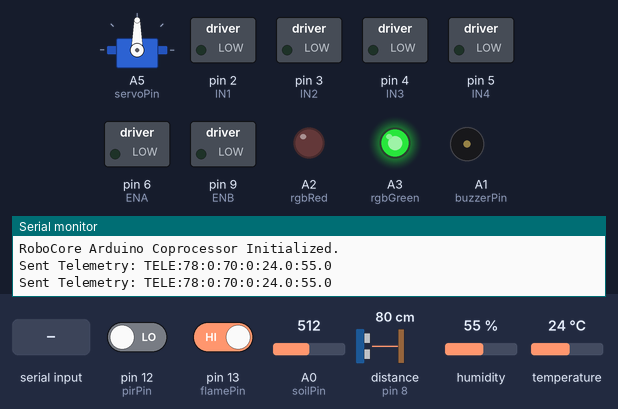
The sketch below on a simulated Arduino Uno, built with avr-gcc and run on an emulated ATmega328P. On the bench: servo, switched loads named in the sketch (green lamp = pin HIGH), output pins drawn as LEDs (lit = HIGH), buzzer (waves = sounding, pin HIGH), the last lines printed to the serial monitor. Wiring (inferred from the names in the program): ultrasonic range finder: trigger pin 7; echo pin 8. The inputs (shaded band) are chosen by the test bench; at power-on: pin 12 (pirPin) LOW, pin 13 (flamePin) HIGH, A0 (soilPin) = 512, distance to the obstacle (sensor on pin 8) 80 cm, humidity 55 %, temperature 24 °C. The echo pulse lasts 58.3 µs per cm; pins used as bus, display or sensor lines are not drawn.

Above: at 1.3 s.
1.4 s: "SERVO:1\n" received over the second serial link
At 2.1 s:
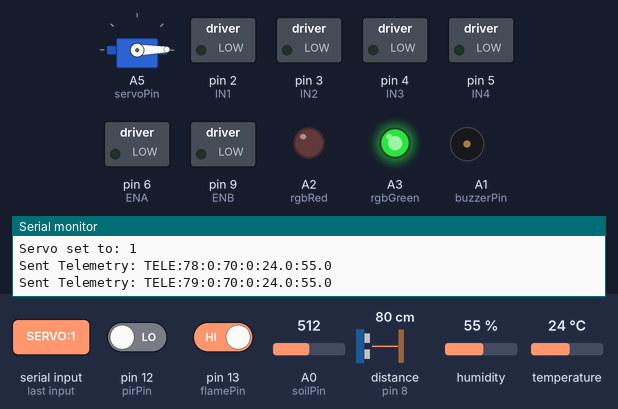
2.9 s: "HORN:1\n" received over the second serial link
At 3.2 s:
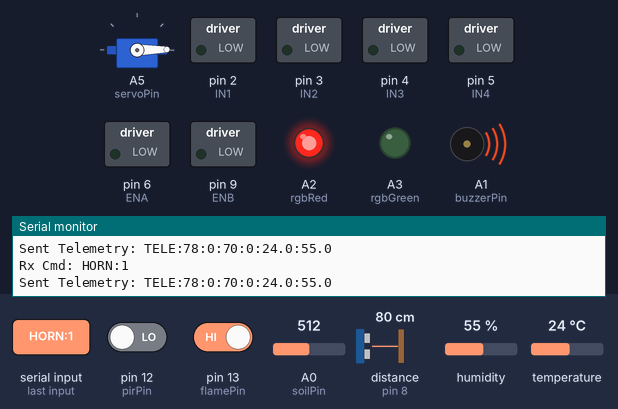
4.4 s: "HORN:150\n" received over the second serial link
At 5.6 s:
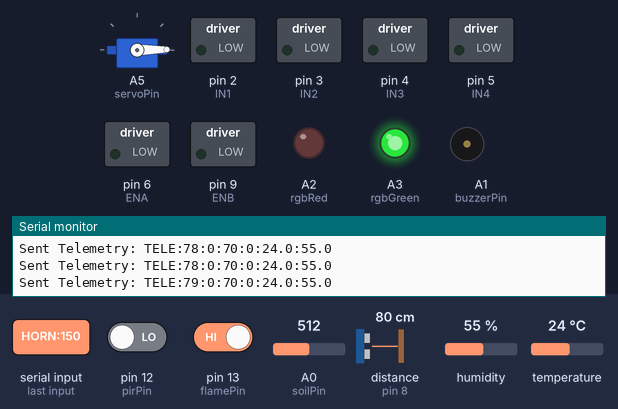
5.9 s: "SERVO:150\n" received over the second serial link
At 6.7 s:
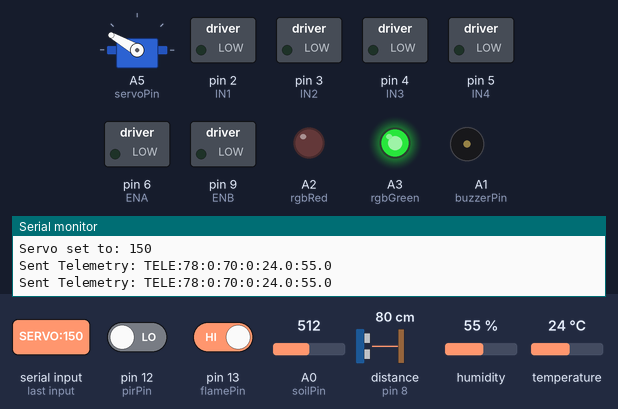
7.4 s: "HORN:1\n" received over the second serial link
At 7.8 s:
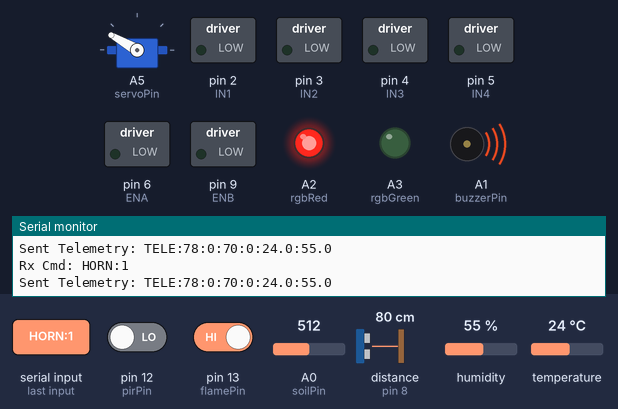
Timing chart, 0 to 9.9 s (numbered marks = the images above; inputs shaded):
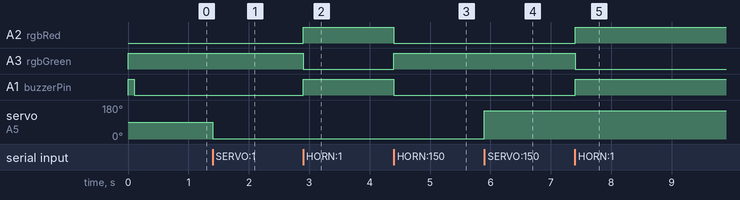

The sketch:

arduino-coprocessor.ino
```cpp
#include <SoftwareSerial.h>
#include <Servo.h>
#include <DHT.h>

// SoftwareSerial Pins for communication with ESP32-CAM
// Uno Pin 10 (RX) <--- ESP32-CAM GPIO 14 (TX)
// Uno Pin 11 (TX) ---> ESP32-CAM GPIO 12 (RX) (voltage divider recommended!)
SoftwareSerial espSerial(10, 11);

// Servo for Camera rotation
Servo camServo;

// DHT11 Sensor
#define DHTPIN A4
#define DHTTYPE DHT11
DHT dht(DHTPIN, DHTTYPE);

// Motor Pin Definitions (L298N)
const int IN1 = 2;
const int IN2 = 3;
const int IN3 = 4;
const int IN4 = 5;
const int ENA = 6;
const int ENB = 9;

// HC-SR04 Ultrasonic Sensor
const int trigPin = 7;
const int echoPin = 8;

// BS312 PIR Motion Sensor
const int pirPin = 12;

// Flame Sensor
const int flamePin = 13;

// Analog Soil Moisture Sensor
const int soilPin = A0;

// Actuators
const int buzzerPin = A1;
const int rgbRed = A2;
const int rgbGreen = A3;
// Pin A4 is used for DHT11 data line
const int servoPin = A5;

// Global State Variables
int currentSpeed = 150; // Speed 0-255
unsigned long lastTelemetryTime = 0;
String inputString = "";
bool stringComplete = false;

void setup() {
  // Serial Monitor Debug console
  Serial.begin(115200);
  Serial.println("RoboCore Arduino Coprocessor Initialized.");

  // ESP32 Serial Link
  espSerial.begin(9600);

  // Initialize DHT11 sensor
  dht.begin();

  // Servo setup
  camServo.attach(servoPin);
  camServo.write(90); // Center position

  // Motor outputs
  pinMode(IN1, OUTPUT);
  pinMode(IN2, OUTPUT);
  pinMode(IN3, OUTPUT);
  pinMode(IN4, OUTPUT);
  pinMode(ENA, OUTPUT);
  pinMode(ENB, OUTPUT);
  stopMotors();

  // Sensor inputs
  pinMode(trigPin, OUTPUT);
  pinMode(echoPin, INPUT);
  pinMode(pirPin, INPUT);
  pinMode(flamePin, INPUT);

  // Actuator outputs
  pinMode(buzzerPin, OUTPUT);
  pinMode(rgbRed, OUTPUT);
  pinMode(rgbGreen, OUTPUT);

  // Set RGB LED to green to indicate ready status
  setRGB(0, 255, 0);
  beep(100);
}

void loop() {
  // 1. Process incoming Serial commands from ESP32-CAM
  readSerialCommands();
  if (stringComplete) {
    parseCommand(inputString);
    inputString = "";
    stringComplete = false;
  }

  // 2. Stream Telemetry to ESP32-CAM periodically (every 500ms)
  if (millis() - lastTelemetryTime >= 500) {
    lastTelemetryTime = millis();
    sendTelemetry();
  }
}

// Read SoftwareSerial buffer
void readSerialCommands() {
  while (espSerial.available() > 0) {
    char inChar = (char)espSerial.read();
    if (inChar == '\n') {
      stringComplete = true;
    } else {
      inputString += inChar;
    }
  }
}

// Parse commands from ESP32-CAM
// Expected command formats:
// - MOVE:<dir>:<speed>
// - SERVO:<angle>
// - HORN:<active>
// - RGB:<r>:<g>:<b>
void parseCommand(String cmd) {
  cmd.trim();
  Serial.print("Rx Cmd: ");
  Serial.println(cmd);

  int colon1 = cmd.indexOf(':');
  if (colon1 == -1) return;

  String header = cmd.substring(0, colon1);
  String payload = cmd.substring(colon1 + 1);

  if (header == "MOVE") {
    int colon2 = payload.indexOf(':');
    if (colon2 != -1) {
      String dir = payload.substring(0, colon2);
      int speedPct = payload.substring(colon2 + 1).toInt();
      // Map 0-100% to 0-255 PWM
      currentSpeed = map(speedPct, 0, 100, 0, 255);
      driveMotors(dir, currentSpeed);
    }
  } else if (header == "SERVO") {
    int angle = payload.toInt();
    angle = constrain(angle, 0, 180);
    camServo.write(angle);
    Serial.print("Servo set to: ");
    Serial.println(angle);
  } else if (header == "HORN") {
    int active = payload.toInt();
    if (active == 1) {
      digitalWrite(buzzerPin, HIGH);
      setRGB(255, 0, 0); // Flash RED while horn is active
    } else {
      digitalWrite(buzzerPin, LOW);
      setRGB(0, 255, 0); // Reset to GREEN
    }
  } else if (header == "RGB") {
    int rColon = payload.indexOf(':');
    if (rColon != -1) {
      int r = payload.substring(0, rColon).toInt();
      String sub = payload.substring(rColon + 1);
      int gColon = sub.indexOf(':');
      if (gColon != -1) {
        int g = sub.substring(0, gColon).toInt();
        int b = sub.substring(gColon + 1).toInt();
        setRGB(r, g, b);
      }
    }
  }
}

// Motor driving functions (L298N)
void driveMotors(String dir, int speed) {
  analogWrite(ENA, speed);
  analogWrite(ENB, speed);

  if (dir == "forward") {
    digitalWrite(IN1, HIGH);
    digitalWrite(IN2, LOW);
    digitalWrite(IN3, HIGH);
    digitalWrite(IN4, LOW);
    Serial.println("Drive: FORWARD");
  } else if (dir == "backward") {
    digitalWrite(IN1, LOW);
    digitalWrite(IN2, HIGH);
    digitalWrite(IN3, LOW);
    digitalWrite(IN4, HIGH);
    Serial.println("Drive: BACKWARD");
  } else if (dir == "left") {
    digitalWrite(IN1, LOW);
    digitalWrite(IN2, HIGH);
    digitalWrite(IN3, HIGH);
    digitalWrite(IN4, LOW);
    Serial.println("Drive: LEFT");
  } else if (dir == "right") {
    digitalWrite(IN1, HIGH);
    digitalWrite(IN2, LOW);
    digitalWrite(IN3, LOW);
    digitalWrite(IN4, HIGH);
    Serial.println("Drive: RIGHT");
  } else {
    stopMotors();
    Serial.println("Drive: STOP");
  }
}

void stopMotors() {
  digitalWrite(IN1, LOW);
  digitalWrite(IN2, LOW);
  digitalWrite(IN3, LOW);
  digitalWrite(IN4, LOW);
  analogWrite(ENA, 0);
  analogWrite(ENB, 0);
}

// Sensors reading and Telemetry sending
void sendTelemetry() {
  // 1. HC-SR04 Ultrasonic Distance
  digitalWrite(trigPin, LOW);
  delayMicroseconds(2);
  digitalWrite(trigPin, HIGH);
  delayMicroseconds(10);
  digitalWrite(trigPin, LOW);
  long duration = pulseIn(echoPin, HIGH, 30000); // 30ms timeout
  int distance = duration * 0.034 / 2;
  if (distance <= 0 || distance > 400) {
    distance = 250; // out of range default
  }

  // 2. PIR Sensor
  bool pirState = digitalRead(pirPin);

  // 3. Soil Moisture
  int soilRaw = analogRead(soilPin);
  // Map typical dry (1023) to wet (~300) values to percentage
  int soilPct = map(soilRaw, 1023, 300, 0, 100);
  soilPct = constrain(soilPct, 0, 100);

  // 4. Flame Sensor (active-low check: flame detected is LOW output)
  bool flameState = (digitalRead(flamePin) == LOW);

  // 5. DHT11 Temperature & Humidity
  float dhtTemp = dht.readTemperature();
  float dhtHum = dht.readHumidity();
  if (isnan(dhtTemp)) dhtTemp = 0.0;
  if (isnan(dhtHum)) dhtHum = 0.0;

  // Format: TELE:<dist>:<pir>:<soil>:<flame>:<dhtTemp>:<dhtHum>
  String teleString = "TELE:" + String(distance) + ":" + String(pirState) + ":" + String(soilPct) + ":" + String(flameState) + ":" + String(dhtTemp, 1) + ":" + String(dhtHum, 1);
  espSerial.println(teleString);

  // Debug output to Serial Monitor
  Serial.println("Sent Telemetry: " + teleString);
}

// Helpers
void beep(int ms) {
  digitalWrite(buzzerPin, HIGH);
  delay(ms);
  digitalWrite(buzzerPin, LOW);
}

void setRGB(int r, int g, int b) {
  analogWrite(rgbRed, r);
  analogWrite(rgbGreen, g);
  // Note: Blue pin (A4) is now used for the DHT11 data line.
}
```

Measured:
- after the input at 1.4 s, servo on A5 (servoPin): 90° → 1° at once
- after the input at 2.9 s, A2 (rgbRed), A1 (buzzerPin): LOW → HIGH at once; A3 (rgbGreen): HIGH → LOW at once
- after the input at 4.4 s, A2 (rgbRed), A1 (buzzerPin): HIGH → LOW at once; A3 (rgbGreen): LOW → HIGH at once
- after the input at 5.9 s, servo on A5 (servoPin): 1° → 150° at once
- after the input at 7.4 s, A2 (rgbRed), A1 (buzzerPin): LOW → HIGH at once; A3 (rgbGreen): HIGH → LOW at once
